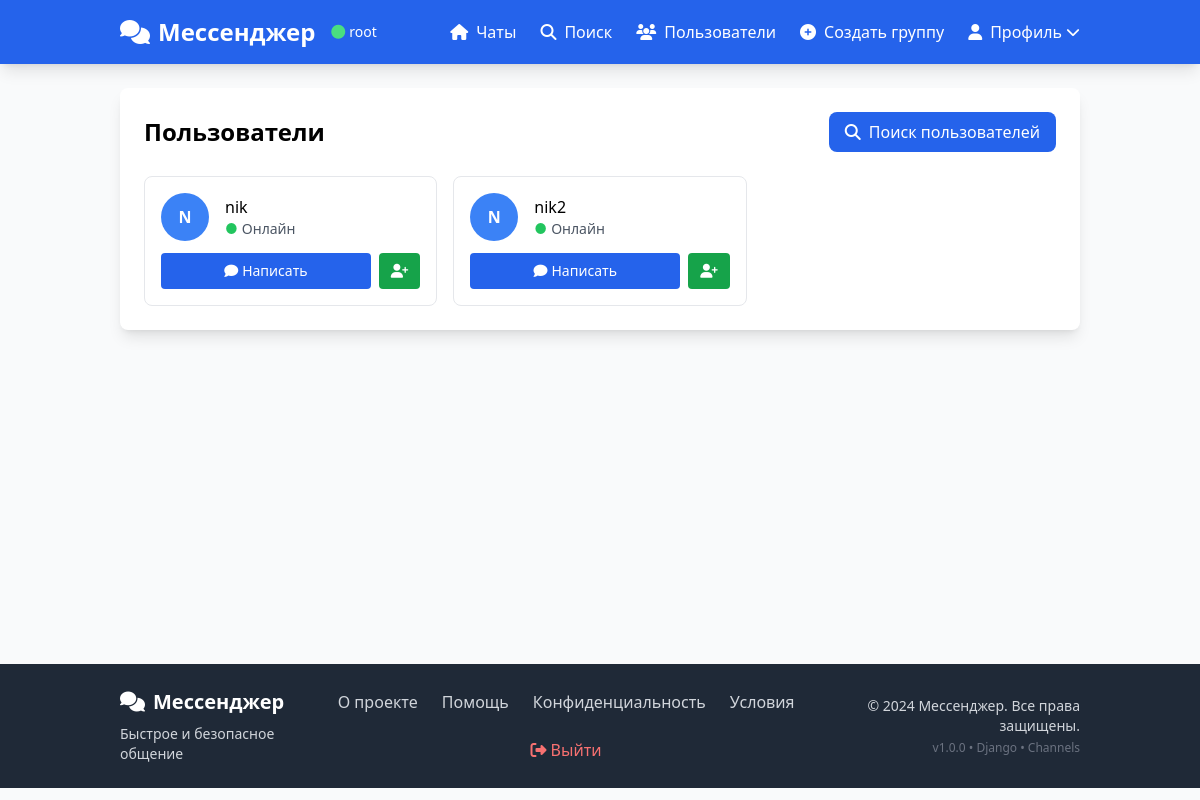
The page /accounts/users/ (signed in) on the database as committed earlier.
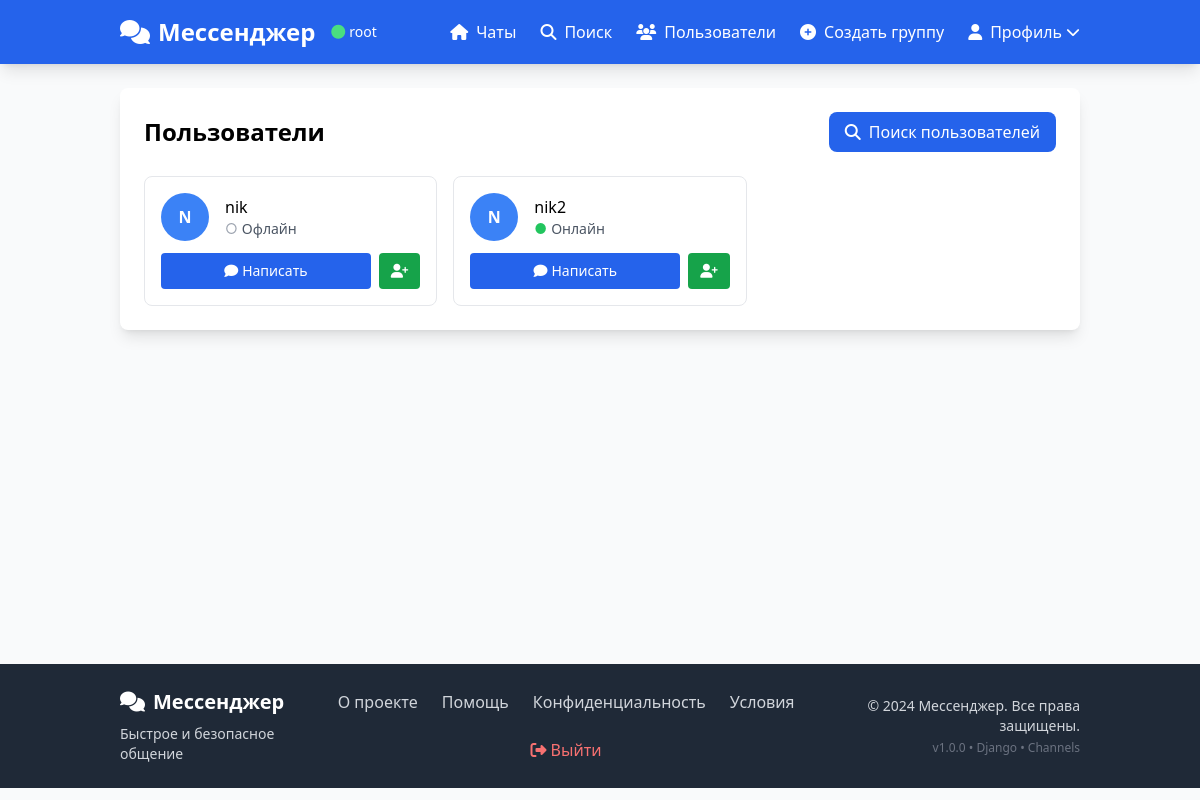
The same page on the database as committed later.
### accounts/models.py (models this page shows, shortened)
class CustomUser(AbstractUser):
    bio = models.TextField(blank=True, null=True, verbose_name="О себе")
    avatar = models.ImageField(upload_to='avatars/', blank=True, null=True, verbose_name="Аватар")
    online = models.BooleanField(default=False, verbose_name="Онлайн")
    last_seen = models.DateTimeField(auto_now=True, verbose_name="Последний раз в сети")
    groups = models.ManyToManyField(
        'auth.Group',
        verbose_name='groups',
        blank=True,
        help_text='The groups this user belongs to. A user will get all permissions granted to each of their groups.',
        related_name="customuser_set",
        related_query_name="customuser",
    )
    user_permissions = models.ManyToManyField(
        'auth.Permission',
        verbose_name='user permissions',
        blank=True,
        help_text='Specific permissions for this user.',
        related_name="customuser_set",
        related_query_name="customuser",
    )
    class Meta:
        verbose_name = "Пользователь"
        verbose_name_plural = "Пользователи"

### accounts/views.py (the view)
# urls.py: path('users/', views.user_list, name='user_list'),
@login_required
def user_list(request):
    users = CustomUser.objects.exclude(id=request.user.id)
    return render(request, 'accounts/user_list.html', {'users': users})

### templates/accounts/user_list.html (shortened to what this page needs)
{% extends 'base.html' %}
{% block content %}
<div class="max-w-6xl mx-auto">
    <div class="bg-white rounded-lg shadow-lg p-6 mb-6">
        <div class="flex justify-between items-center mb-6">
            <h1 class="text-2xl font-bold">Пользователи</h1>
            <a href="{% url 'search_users' %}"
               class="bg-blue-600 hover:bg-blue-700 text-white px-4 py-2 rounded-lg flex items-center">
                <i class="fas fa-search mr-2"></i>Поиск пользователей
            </a>
        </div>
        <div class="grid grid-cols-1 md:grid-cols-2 lg:grid-cols-3 gap-4">
            {% for user in users %}
            <div class="border border-gray-200 rounded-lg p-4 hover:bg-gray-50">
                <div class="flex items-center space-x-4 mb-3">
                    {% if user.avatar %}
                    <img src="{{ user.avatar.url }}" alt="{{ user.username }}"
                         class="w-12 h-12 rounded-full object-cover">
                    {% else %}
                    <div class="w-12 h-12 rounded-full bg-blue-500 text-white flex items-center justify-center font-bold">
                        {{ user.username|first|upper }}
                    </div>
                    {% endif %}
                    <div class="flex-grow">
                        <h3 class="font-medium">{{ user.username }}</h3>
                        <p class="text-sm text-gray-600 flex items-center">
                            {% if user.online %}
                            <span class="text-green-500 mr-1">●</span> Онлайн
                            {% else %}
                            <span class="text-gray-400 mr-1">○</span> Офлайн
                            {% endif %}
                        </p>
                    </div>
                </div>
                <div class="flex space-x-2">
                    <a href="{% url 'start_chat' user.id %}"
                       class="flex-grow bg-blue-600 hover:bg-blue-700 text-white text-sm px-3 py-2 rounded text-center">
                        <i class="fas fa-comment mr-1"></i>Написать
                    </a>
                    <a href="{% url 'add_contact' user.id %}"
                       class="bg-green-600 hover:bg-green-700 text-white text-sm px-3 py-2 rounded">
                        <i class="fas fa-user-plus"></i>
                    </a>
                </div>
            </div>
            {% empty %}
            <div class="col-span-3 text-center py-12">
                <i class="fas fa-users text-4xl text-gray-300 mb-4"></i>
                <p class="text-gray-600">Пользователи не найдены</p>
            </div>
            {% endfor %}
        </div>
    </div>
</div>
{% endblock %}

Rows that differ between the two databases and show on the page:
changed CustomUser "nik": online "● Онлайн" → "○ Офлайн"
